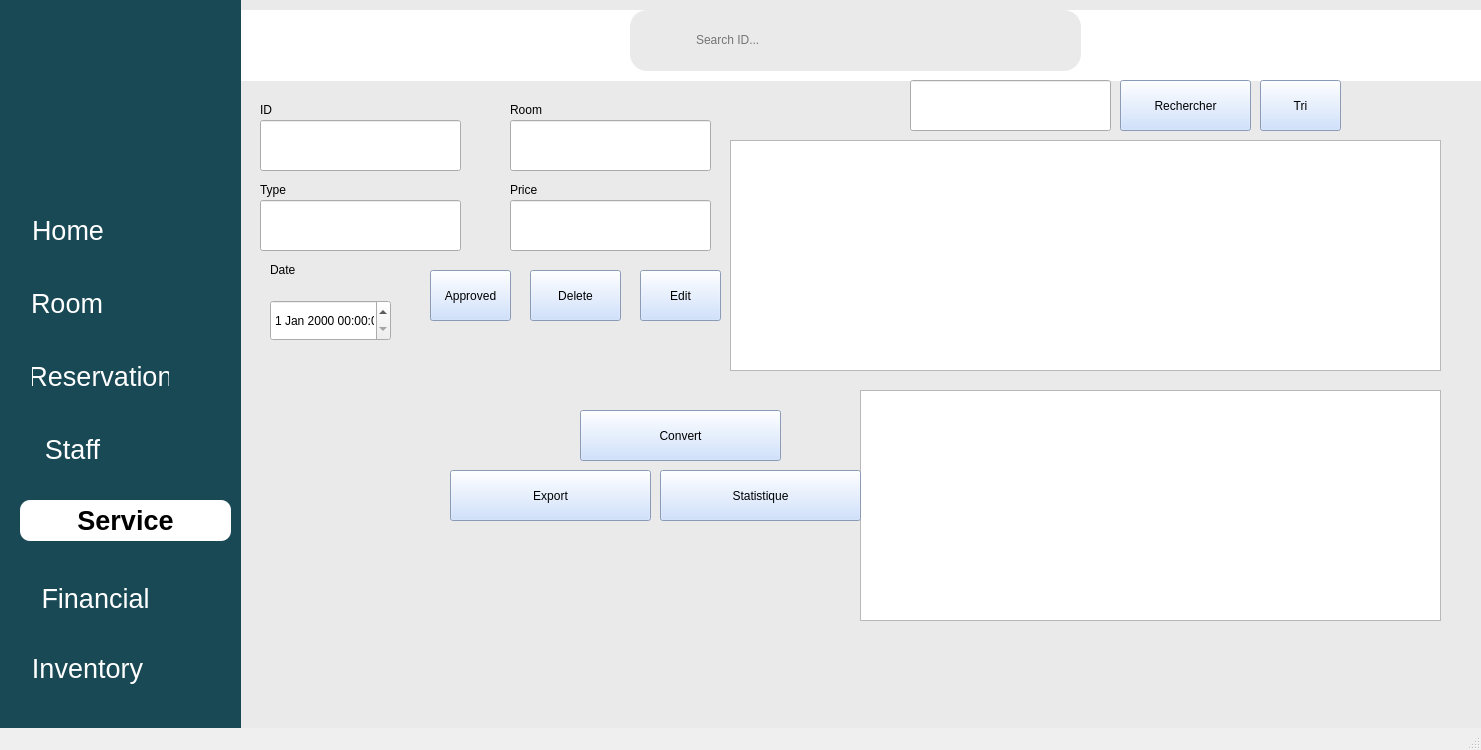
<?xml version="1.0" encoding="UTF-8"?>
<ui version="4.0">
 <class>SecondmainWindow</class>
 <widget class="QMainWindow" name="SecondmainWindow">
  <property name="geometry">
   <rect>
    <x>0</x>
    <y>0</y>
    <width>1481</width>
    <height>750</height>
   </rect>
  </property>
  <property name="windowTitle">
   <string>MainWindow</string>
  </property>
  <widget class="QWidget" name="centralwidget">
   <widget class="QWidget" name="widget_2" native="true">
    <property name="geometry">
     <rect>
      <x>-160</x>
      <y>0</y>
      <width>1671</width>
      <height>911</height>
     </rect>
    </property>
    <property name="mouseTracking">
     <bool>true</bool>
    </property>
    <property name="acceptDrops">
     <bool>false</bool>
    </property>
    <property name="autoFillBackground">
     <bool>false</bool>
    </property>
    <property name="styleSheet">
     <string notr="true"> #widget_2 {background-color: rgb(234, 234, 234);}

#widget_2 QPushButton{
	
	
	background-color: rgb(194, 217, 255);
}</string>
    </property>
    <property name="inputMethodHints">
     <set>Qt::ImhNone</set>
    </property>
    <widget class="QWidget" name="widget_7" native="true">
     <property name="geometry">
      <rect>
       <x>790</x>
       <y>10</y>
       <width>451</width>
       <height>61</height>
      </rect>
     </property>
     <property name="styleSheet">
      <string notr="true">background-color: rgb(255, 255, 255);</string>
     </property>
     <layout class="QHBoxLayout" name="horizontalLayout">
      <item>
       <widget class="QFrame" name="search">
        <property name="styleSheet">
         <string notr="true">#search{
	border:1px solid rgb(234, 234, 234);
	border-radius:17px;
	background-color:rgb(234, 234, 234);
}
#search QPushButton{
	padding:5px 5px;
	border-radius:20px;
	background-color:rgb(234, 234, 234);

}
#search QPushButton:pressed{
	padding-left:10px;
}
#search QLineEdit{
	border:none;
background-color:rgb(234, 234, 234);
}</string>
        </property>
        <property name="frameShape">
         <enum>QFrame::StyledPanel</enum>
        </property>
        <property name="frameShadow">
         <enum>QFrame::Raised</enum>
        </property>
        <layout class="QHBoxLayout" name="horizontalLayout_2">
         <property name="spacing">
          <number>6</number>
         </property>
         <property name="leftMargin">
          <number>15</number>
         </property>
         <property name="topMargin">
          <number>0</number>
         </property>
         <property name="rightMargin">
          <number>5</number>
         </property>
         <property name="bottomMargin">
          <number>0</number>
         </property>
         <item>
          <widget class="QPushButton" name="pushButton">
           <property name="text">
            <string/>
           </property>
           <property name="icon">
            <iconset>
             <normaloff>../../Downloads/Search Icon PNG &amp; SVG Design For T-Shirts.png</normaloff>../../Downloads/Search Icon PNG &amp; SVG Design For T-Shirts.png</iconset>
           </property>
           <property name="iconSize">
            <size>
             <width>20</width>
             <height>20</height>
            </size>
           </property>
          </widget>
         </item>
         <item>
          <widget class="QLineEdit" name="search_id">
           <property name="minimumSize">
            <size>
             <width>300</width>
             <height>0</height>
            </size>
           </property>
           <property name="placeholderText">
            <string>Search ID...</string>
           </property>
           <property name="clearButtonEnabled">
            <bool>true</bool>
           </property>
          </widget>
         </item>
        </layout>
       </widget>
      </item>
     </layout>
    </widget>
    <widget class="QWidget" name="widget_15" native="true">
     <property name="geometry">
      <rect>
       <x>70</x>
       <y>10</y>
       <width>1601</width>
       <height>71</height>
      </rect>
     </property>
     <property name="styleSheet">
      <string notr="true">background-color: rgb(255, 255, 255);</string>
     </property>
     <widget class="QLabel" name="label_2">
      <property name="geometry">
       <rect>
        <x>1530</x>
        <y>0</y>
        <width>60</width>
        <height>60</height>
       </rect>
      </property>
      <property name="minimumSize">
       <size>
        <width>60</width>
        <height>60</height>
       </size>
      </property>
      <property name="maximumSize">
       <size>
        <width>50</width>
        <height>50</height>
       </size>
      </property>
      <property name="text">
       <string/>
      </property>
      <property name="pixmap">
       <pixmap>../../Downloads/Default avatar profile icon of social media user.png</pixmap>
      </property>
      <property name="scaledContents">
       <bool>true</bool>
      </property>
     </widget>
    </widget>
    <widget class="QWidget" name="yay" native="true">
     <property name="geometry">
      <rect>
       <x>160</x>
       <y>-10</y>
       <width>241</width>
       <height>791</height>
      </rect>
     </property>
     <property name="styleSheet">
      <string notr="true">
#yay QPushButton{
	background-color:red;
	color:white;
 }

#yay{
	background-color: rgb(25, 73, 85);
box-shadow: 5px 5px 15px rgba(0, 0, 0, 0.5);
}</string>
     </property>
     <widget class="QWidget" name="widget_3" native="true">
      <property name="geometry">
       <rect>
        <x>0</x>
        <y>170</y>
        <width>120</width>
        <height>61</height>
       </rect>
      </property>
      <property name="font">
       <font>
        <pointsize>20</pointsize>
       </font>
      </property>
      <property name="styleSheet">
       <string notr="true">background-color: rgb(25, 73, 85);
border-radius:50%;</string>
      </property>
     </widget>
     <widget class="QLabel" name="label">
      <property name="geometry">
       <rect>
        <x>0</x>
        <y>20</y>
        <width>231</width>
        <height>181</height>
       </rect>
      </property>
      <property name="font">
       <font>
        <pointsize>5</pointsize>
       </font>
      </property>
      <property name="text">
       <string/>
      </property>
      <property name="pixmap">
       <pixmap>../../Downloads/1.png</pixmap>
      </property>
      <property name="scaledContents">
       <bool>true</bool>
      </property>
     </widget>
     <widget class="QWidget" name="widget_6" native="true">
      <property name="geometry">
       <rect>
        <x>100</x>
        <y>680</y>
        <width>120</width>
        <height>91</height>
       </rect>
      </property>
      <property name="font">
       <font>
        <pointsize>20</pointsize>
       </font>
      </property>
      <property name="styleSheet">
       <string notr="true">background-color: rgb(25, 73, 85);
border-radius:50%;</string>
      </property>
      <widget class="QPushButton" name="pushButton_14">
       <property name="geometry">
        <rect>
         <x>30</x>
         <y>50</y>
         <width>111</width>
         <height>51</height>
        </rect>
       </property>
       <property name="font">
        <font>
         <family>Segoe UI</family>
         <pointsize>10</pointsize>
         <italic>false</italic>
         <bold>false</bold>
        </font>
       </property>
       <property name="styleSheet">
        <string notr="true">background-color: rgb(25, 73, 85);
font: 10pt &quot;Segoe UI&quot;;
color:white;</string>
       </property>
       <property name="text">
        <string>Sign Out</string>
       </property>
       <property name="icon">
        <iconset>
         <normaloff>../../Downloads/images (3).png</normaloff>../../Downloads/images (3).png</iconset>
       </property>
      </widget>
     </widget>
     <widget class="QPushButton" name="button1">
      <property name="geometry">
       <rect>
        <x>32</x>
        <y>222</y>
        <width>72</width>
        <height>36</height>
       </rect>
      </property>
      <property name="font">
       <font>
        <pointsize>20</pointsize>
       </font>
      </property>
      <property name="mouseTracking">
       <bool>true</bool>
      </property>
      <property name="styleSheet">
       <string notr="true">	QPushButton{
background-color: rgb(25, 73, 85);
border:none;}
/*QPushButton:pressed {
    background-color: white; /* Changes to white when pressed */
   /* color: black;   */         /* Text changes to black */
/*}*/

QPushButton:checked {
    background-color: white; /* Stays white when checked */
    color: black;            /* Text remains black */
    font-weight: bold;
}
</string>
      </property>
      <property name="text">
       <string>Home</string>
      </property>
     </widget>
     <widget class="QPushButton" name="button2">
      <property name="geometry">
       <rect>
        <x>32</x>
        <y>295</y>
        <width>70</width>
        <height>36</height>
       </rect>
      </property>
      <property name="font">
       <font>
        <pointsize>20</pointsize>
       </font>
      </property>
      <property name="mouseTracking">
       <bool>true</bool>
      </property>
      <property name="styleSheet">
       <string notr="true">	QPushButton{
background-color: rgb(25, 73, 85);
border:none;}</string>
      </property>
      <property name="text">
       <string>Room</string>
      </property>
     </widget>
     <widget class="QPushButton" name="button3">
      <property name="geometry">
       <rect>
        <x>32</x>
        <y>368</y>
        <width>137</width>
        <height>36</height>
       </rect>
      </property>
      <property name="font">
       <font>
        <pointsize>20</pointsize>
       </font>
      </property>
      <property name="mouseTracking">
       <bool>true</bool>
      </property>
      <property name="styleSheet">
       <string notr="true">	QPushButton{
background-color: rgb(25, 73, 85);
border:none;}</string>
      </property>
      <property name="text">
       <string>Reservation</string>
      </property>
     </widget>
     <widget class="QPushButton" name="button5">
      <property name="geometry">
       <rect>
        <x>20</x>
        <y>590</y>
        <width>151</width>
        <height>36</height>
       </rect>
      </property>
      <property name="font">
       <font>
        <pointsize>20</pointsize>
       </font>
      </property>
      <property name="mouseTracking">
       <bool>true</bool>
      </property>
      <property name="styleSheet">
       <string notr="true">	QPushButton{
background-color: rgb(25, 73, 85);
border:none;}</string>
      </property>
      <property name="text">
       <string>Financial</string>
      </property>
     </widget>
     <widget class="QPushButton" name="button4">
      <property name="geometry">
       <rect>
        <x>32</x>
        <y>441</y>
        <width>81</width>
        <height>36</height>
       </rect>
      </property>
      <property name="font">
       <font>
        <pointsize>20</pointsize>
       </font>
      </property>
      <property name="mouseTracking">
       <bool>true</bool>
      </property>
      <property name="styleSheet">
       <string notr="true">	QPushButton{
background-color: rgb(25, 73, 85);
border:none;}</string>
      </property>
      <property name="text">
       <string>Staff</string>
      </property>
     </widget>
     <widget class="QPushButton" name="button6">
      <property name="geometry">
       <rect>
        <x>32</x>
        <y>660</y>
        <width>111</width>
        <height>36</height>
       </rect>
      </property>
      <property name="font">
       <font>
        <pointsize>20</pointsize>
       </font>
      </property>
      <property name="mouseTracking">
       <bool>true</bool>
      </property>
      <property name="styleSheet">
       <string notr="true">	QPushButton{
background-color: rgb(25, 73, 85);
border:none;}</string>
      </property>
      <property name="text">
       <string>Inventory</string>
      </property>
     </widget>
     <widget class="QPushButton" name="start_listening_5">
      <property name="geometry">
       <rect>
        <x>20</x>
        <y>510</y>
        <width>211</width>
        <height>41</height>
       </rect>
      </property>
      <property name="font">
       <font>
        <family>Segoe UI</family>
        <pointsize>20</pointsize>
        <italic>false</italic>
        <bold>true</bold>
       </font>
      </property>
      <property name="styleSheet">
       <string notr="true">background-color: white;
	border-radius:10px;
font: 700 20pt &quot;Segoe UI&quot;;
color:black;
margen-left:20px;</string>
      </property>
      <property name="text">
       <string>Service</string>
      </property>
     </widget>
    </widget>
    <widget class="QStackedWidget" name="stackedWidget">
     <property name="geometry">
      <rect>
       <x>400</x>
       <y>80</y>
       <width>1241</width>
       <height>751</height>
      </rect>
     </property>
     <property name="currentIndex">
      <number>0</number>
     </property>
     <widget class="QWidget" name="page">
      <widget class="QLineEdit" name="lineEdit_ID">
       <property name="geometry">
        <rect>
         <x>20</x>
         <y>40</y>
         <width>201</width>
         <height>51</height>
        </rect>
       </property>
      </widget>
      <widget class="QLineEdit" name="lineEdit_Room">
       <property name="geometry">
        <rect>
         <x>270</x>
         <y>40</y>
         <width>201</width>
         <height>51</height>
        </rect>
       </property>
      </widget>
      <widget class="QLineEdit" name="lineEdit_Type">
       <property name="geometry">
        <rect>
         <x>20</x>
         <y>120</y>
         <width>201</width>
         <height>51</height>
        </rect>
       </property>
      </widget>
      <widget class="QLabel" name="label_13">
       <property name="geometry">
        <rect>
         <x>270</x>
         <y>100</y>
         <width>63</width>
         <height>20</height>
        </rect>
       </property>
       <property name="text">
        <string>Price</string>
       </property>
      </widget>
      <widget class="QLineEdit" name="lineEdit_Price">
       <property name="geometry">
        <rect>
         <x>270</x>
         <y>120</y>
         <width>201</width>
         <height>51</height>
        </rect>
       </property>
      </widget>
      <widget class="QLabel" name="label_14">
       <property name="geometry">
        <rect>
         <x>30</x>
         <y>180</y>
         <width>63</width>
         <height>20</height>
        </rect>
       </property>
       <property name="text">
        <string>Date</string>
       </property>
      </widget>
      <widget class="QLabel" name="label_15">
       <property name="geometry">
        <rect>
         <x>270</x>
         <y>20</y>
         <width>63</width>
         <height>20</height>
        </rect>
       </property>
       <property name="text">
        <string>Room</string>
       </property>
      </widget>
      <widget class="QDateTimeEdit" name="dateTimeEdit">
       <property name="geometry">
        <rect>
         <x>30</x>
         <y>220</y>
         <width>121</width>
         <height>41</height>
        </rect>
       </property>
      </widget>
      <widget class="QLabel" name="label_16">
       <property name="geometry">
        <rect>
         <x>20</x>
         <y>20</y>
         <width>63</width>
         <height>20</height>
        </rect>
       </property>
       <property name="text">
        <string>ID</string>
       </property>
      </widget>
      <widget class="QLabel" name="label_17">
       <property name="geometry">
        <rect>
         <x>20</x>
         <y>100</y>
         <width>63</width>
         <height>20</height>
        </rect>
       </property>
       <property name="text">
        <string>Type</string>
       </property>
      </widget>
      <widget class="QPushButton" name="pb1">
       <property name="geometry">
        <rect>
         <x>190</x>
         <y>190</y>
         <width>81</width>
         <height>51</height>
        </rect>
       </property>
       <property name="text">
        <string>Approved</string>
       </property>
      </widget>
      <widget class="QPushButton" name="pb3">
       <property name="geometry">
        <rect>
         <x>290</x>
         <y>190</y>
         <width>91</width>
         <height>51</height>
        </rect>
       </property>
       <property name="text">
        <string>Delete</string>
       </property>
      </widget>
      <widget class="QTableView" name="tableView">
       <property name="geometry">
        <rect>
         <x>490</x>
         <y>60</y>
         <width>711</width>
         <height>231</height>
        </rect>
       </property>
      </widget>
      <widget class="QPushButton" name="pb2">
       <property name="geometry">
        <rect>
         <x>400</x>
         <y>190</y>
         <width>81</width>
         <height>51</height>
        </rect>
       </property>
       <property name="text">
        <string>Edit</string>
       </property>
      </widget>
      <widget class="QGraphicsView" name="graphicsView">
       <property name="geometry">
        <rect>
         <x>620</x>
         <y>310</y>
         <width>581</width>
         <height>231</height>
        </rect>
       </property>
      </widget>
      <widget class="QPushButton" name="searchButton">
       <property name="geometry">
        <rect>
         <x>880</x>
         <y>0</y>
         <width>131</width>
         <height>51</height>
        </rect>
       </property>
       <property name="text">
        <string>Rechercher</string>
       </property>
      </widget>
      <widget class="QPushButton" name="pushButton_Stats">
       <property name="geometry">
        <rect>
         <x>420</x>
         <y>390</y>
         <width>201</width>
         <height>51</height>
        </rect>
       </property>
       <property name="text">
        <string>Statistique</string>
       </property>
      </widget>
      <widget class="QLineEdit" name="lineEdit_search">
       <property name="geometry">
        <rect>
         <x>670</x>
         <y>0</y>
         <width>201</width>
         <height>51</height>
        </rect>
       </property>
      </widget>
      <widget class="QPushButton" name="pushButton_Export">
       <property name="geometry">
        <rect>
         <x>210</x>
         <y>390</y>
         <width>201</width>
         <height>51</height>
        </rect>
       </property>
       <property name="text">
        <string>Export</string>
       </property>
      </widget>
      <widget class="QPushButton" name="pushButton_Convert">
       <property name="geometry">
        <rect>
         <x>340</x>
         <y>330</y>
         <width>201</width>
         <height>51</height>
        </rect>
       </property>
       <property name="text">
        <string>Convert</string>
       </property>
      </widget>
      <widget class="QLineEdit" name="lineEdit_ExchangeRate">
       <property name="geometry">
        <rect>
         <x>-1000</x>
         <y>280</y>
         <width>113</width>
         <height>24</height>
        </rect>
       </property>
      </widget>
      <widget class="QLabel" name="label_ConvertedPrice">
       <property name="geometry">
        <rect>
         <x>40</x>
         <y>250</y>
         <width>241</width>
         <height>121</height>
        </rect>
       </property>
       <property name="text">
        <string/>
       </property>
      </widget>
      <widget class="QPushButton" name="pushButton_T">
       <property name="geometry">
        <rect>
         <x>1020</x>
         <y>0</y>
         <width>81</width>
         <height>51</height>
        </rect>
       </property>
       <property name="text">
        <string>Tri</string>
       </property>
      </widget>
     </widget>
     <widget class="QWidget" name="page_2"/>
    </widget>
    <zorder>widget_15</zorder>
    <zorder>widget_7</zorder>
    <zorder>yay</zorder>
    <zorder>stackedWidget</zorder>
   </widget>
  </widget>
  <widget class="QMenuBar" name="menubar">
   <property name="geometry">
    <rect>
     <x>0</x>
     <y>0</y>
     <width>1481</width>
     <height>26</height>
    </rect>
   </property>
  </widget>
  <widget class="QStatusBar" name="statusbar"/>
 </widget>
 <resources/>
 <connections/>
</ui>
